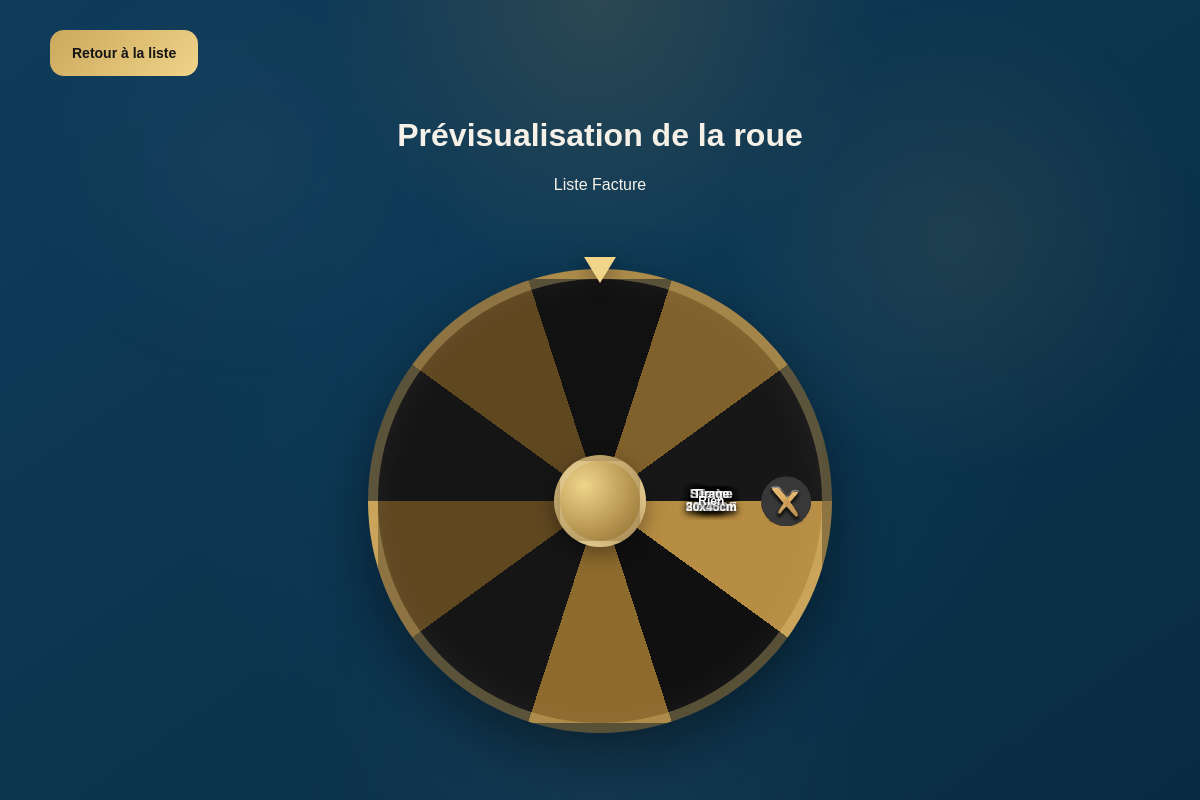
The page /admin/gifts/2/preview on the database its author committed.
### tables this page shows
CREATE TABLE gift_lists (
        id INTEGER PRIMARY KEY AUTOINCREMENT,
        name TEXT NOT NULL UNIQUE,
        destination_id INTEGER,
        is_active INTEGER NOT NULL DEFAULT 1,
        created_at TEXT NOT NULL DEFAULT CURRENT_TIMESTAMP,
        FOREIGN KEY (destination_id) REFERENCES destinations(id) ON DELETE SET NULL
    );

CREATE TABLE gifts (
        id INTEGER PRIMARY KEY AUTOINCREMENT,
        gift_list_id INTEGER NOT NULL,
        title TEXT NOT NULL,
        code TEXT,
        weight INTEGER NOT NULL DEFAULT 1,
        image_path TEXT,
        is_active INTEGER NOT NULL DEFAULT 1,
        display_order INTEGER NOT NULL DEFAULT 0,
        created_at TEXT NOT NULL DEFAULT CURRENT_TIMESTAMP, icon_path TEXT, description TEXT,
        FOREIGN KEY (gift_list_id) REFERENCES gift_lists(id) ON DELETE CASCADE
    );

### app.py (the view)
@app.route("/admin/gifts/<int:list_id>/preview")
def admin_gift_list_preview(list_id):
    gift_list = get_gift_list_by_id(list_id)
    if not gift_list:
        return redirect(url_for("admin_gifts"))
    gifts = get_active_gifts_for_list(list_id)
    wheel_items, wheel_gradient = build_wheel_data(gifts)
    return render_template(
        "wheel_preview.html",
        gift_list=gift_list,
        wheel_items=wheel_items,
        wheel_gradient=wheel_gradient
    )

### app.py (called while the page is built)
def get_db():
    conn = sqlite3.connect(DB_NAME)
    conn.row_factory = sqlite3.Row
    return conn

def split_title_for_wheel(title):
    words = title.strip().split()
    if len(words) <= 1:
        return title
    mid = (len(words) + 1) // 2
    line1 = " ".join(words[:mid])
    line2 = " ".join(words[mid:])
    return f"{line1}<br>{line2}"

def get_gift_list_by_id(list_id):
    conn = get_db()
    c = conn.cursor()
    c.execute("SELECT * FROM gift_lists WHERE id = ?", (list_id,))
    gift_list = c.fetchone()
    conn.close()
    return gift_list

def get_active_gifts_for_list(gift_list_id):
    conn = get_db()
    c = conn.cursor()
    c.execute("""
        SELECT *
        FROM gifts
        WHERE gift_list_id = ? AND is_active = 1
        ORDER BY id ASC
    """, (gift_list_id,))
    gifts = c.fetchall()
    conn.close()
    return gifts

### templates/wheel_preview.html (shortened to what this page needs)
<!DOCTYPE html>
<html lang="fr">
<head>
    <link rel="stylesheet" href="{{ url_for('static', filename='style.css') }}">
</head>
<body>
    <div class="page-bg"></div>
    <main class="preview-layout">
        <div class="preview-topbar">
            <a href="/admin/gifts/{{ gift_list.id }}" class="gold-button">Retour à la liste</a>
        </div>
        <div class="preview-header">
            <h1>Prévisualisation de la roue</h1>
            <p class="subtitle">{{ gift_list.name }}</p>
        </div>
        <section class="wheel-panel-centered preview-wheel-panel">
            <div class="wheel-stage">
                <div class="pointer"></div>
                <div class="wheel-shell large-wheel">
                    <div class="wheel-center-glow"></div>
                    <div class="wheel" style="background: {{ wheel_gradient if wheel_gradient else '#111' }};">
                        {% for gift in wheel_items %}
                        <div class="wheel-label" style="transform: translate(-50%, -50%) rotate({{ gift.center_angle_css }}deg);">
                            <div class="wheel-label-text">
                                {{ gift.title_html | safe }}
                            </div>
                            {% if gift.icon_path %}
                            <div class="wheel-icon-wrap">
                                <img src="{{ gift.icon_path }}" alt="{{ gift.title }}">
                            </div>
                            {% endif %}
                        </div>
                        {% endfor %}
                    </div>
                    <div class="wheel-cap"></div>
                </div>
            </div>
        </section>
    </main>
</body>
</html>

### rows shown on the page
gift_lists: name "Liste Facture"
gifts: title_html "Remise 5%", icon_path (picture)
gifts: title_html "Remise 10%", icon_path (picture)
gifts: title_html "Remise 20%", icon_path (picture)
gifts: title_html "Photo identité", icon_path (picture)
gifts: title_html "Séance IRIS", icon_path (picture)
gifts: title_html "Séance FAMILLE", icon_path (picture)
gifts: title_html "Séance SOLO", icon_path (picture)
gifts: title_html "Tirage 20x30cm", icon_path (picture)
gifts: title_html "Tirage 30x45cm", icon_path (picture)
gifts: title_html "Rien", icon_path (picture)
